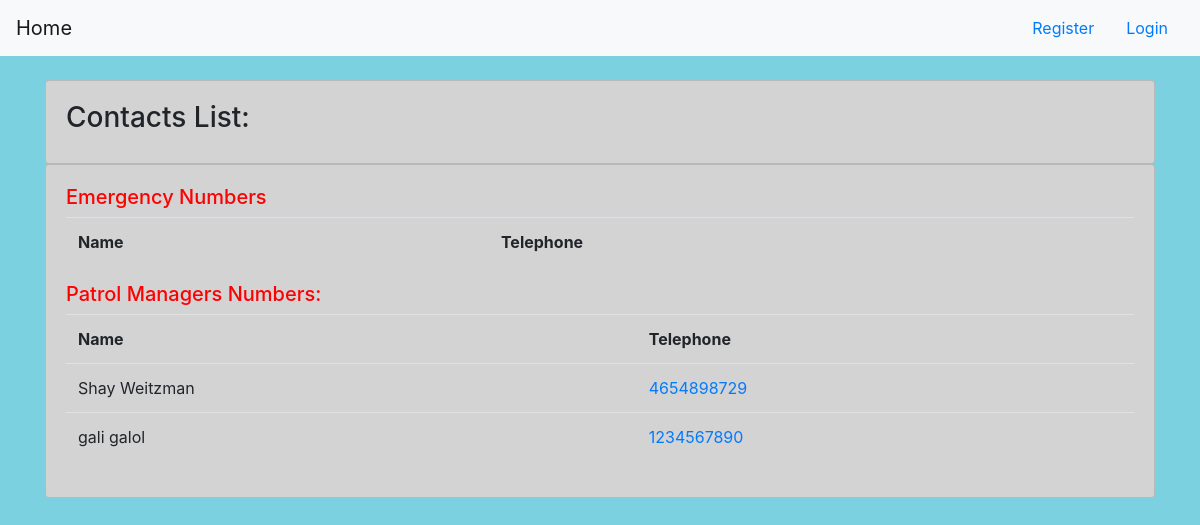
Page /ContactManagement/ on the committed database.
### Authentication/models.py (models this page shows, shortened)
class Parent(models.Model):
    user = models.OneToOneField(User, on_delete=models.CASCADE, related_name='profile')
    type = models.CharField(max_length=50, default='Parent')
    ID_Number = models.CharField(max_length=9, validators=[MinLengthValidator(9)])
    Phone_Number = models.CharField(max_length=10, validators=[MinLengthValidator(10)])
    Birthday = models.DateField(default=datetime.date.today)
    First_Name = models.CharField(validators=[MinLengthValidator(2)], max_length=50)
    Last_Name = models.CharField(validators=[MinLengthValidator(2)], max_length=50)
    models.CharField(max_length=MEDIUM_STRING, choices=get_locations())
    City = models.CharField(default='Beer Sheba', validators=[MinLengthValidator(2)], max_length=50)
    Neighborhood = models.CharField(max_length=MEDIUM_STRING, choices=get_locations(), default=default_neighborhoods[0])
    is_patrol_manager = models.BooleanField(default=False)

### Contact/views.py (the view)
# urls.py: path(r'ContactManagement/', ContactV.contact_management, name='ContactManagement'),
def contact_management(request):
    contacts = Contact.objects.all()
    patrols = Parent.objects.filter(is_patrol_manager=True)
    context = {
        'contacts': contacts,
        'patrols': patrols
    }
    return render(request, 'HomePage/ContactPage.html', context)

### HomePage/templates/HomePage/ContactPage.html (shortened to what this page needs)
{% extends 'base.html' %}
{% block content %}
<!DOCTYPE html>
<html lang="en">
<head>
</head>
<body>
<br>
		<div class="row">
			<div class="col-md">
				<div class="card card-body" id="general">
					<h3>Contacts List:</h3>
				</div>
				<div class="card card-body" id="general">
                    <h5 style="color: red">Emergency Numbers</h5>
					<table class="table">
						<tr>
							<th>Name</th>
							<th>Telephone</th>
						</tr>
					</table>
                <h5 style="color: red">Patrol Managers Numbers:</h5>
                	<table class="table">
						<tr>
							<th>Name</th>
							<th>Telephone</th>
						</tr>
                        {% for p in patrols %}
							<tr>
								<td>{{p.First_Name}} {{p.Last_Name}}</td>
								<td><a href="tel:{{p.Phone_Number}}">{{p.Phone_Number}}</a></td>
							</tr>
						{% endfor %}
					</table>
				</div>
			</div>
		</div>
</body>
</html>
{% endblock %}

### HomePage/templates/HomePage/ContactPage.html (style rules this page uses)
#general { background-color: #D3D3D3; }
body { background-color: #7CD1E0; }

### rows in the picture
Parent: First_Name "Shay", Last_Name "Weitzman", Phone_Number "4654898729"
Parent: First_Name "gali", Last_Name "galol", Phone_Number "1234567890"
